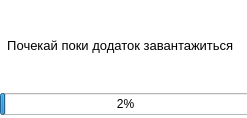
<?xml version="1.0" encoding="UTF-8"?>
<ui version="4.0">
 <class>MainWindow</class>
 <widget class="QMainWindow" name="MainWindow">
  <property name="geometry">
   <rect>
    <x>0</x>
    <y>0</y>
    <width>247</width>
    <height>118</height>
   </rect>
  </property>
  <property name="windowTitle">
   <string>Завантаження</string>
  </property>
  <property name="styleSheet">
   <string notr="true">background-color: #ffffff;
</string>
  </property>
  <widget class="QWidget" name="centralwidget">
   <widget class="QWidget" name="">
    <property name="geometry">
     <rect>
      <x>0</x>
      <y>4</y>
      <width>251</width>
      <height>111</height>
     </rect>
    </property>
    <layout class="QGridLayout" name="gridLayout">
     <item row="0" column="0">
      <widget class="QLabel" name="label">
       <property name="font">
        <font>
         <pointsize>10</pointsize>
        </font>
       </property>
       <property name="text">
        <string>  Почекай поки додаток завантажиться</string>
       </property>
      </widget>
     </item>
     <item row="1" column="0">
      <widget class="QProgressBar" name="progressBar">
       <property name="value">
        <number>2</number>
       </property>
       <property name="invertedAppearance">
        <bool>false</bool>
       </property>
      </widget>
     </item>
    </layout>
   </widget>
  </widget>
 </widget>
 <resources/>
 <connections>
  <connection>
   <sender>progressBar</sender>
   <signal>valueChanged(int)</signal>
   <receiver>progressBar</receiver>
   <slot>setValue(int)</slot>
   <hints>
    <hint type="sourcelabel">
     <x>115</x>
     <y>157</y>
    </hint>
    <hint type="destinationlabel">
     <x>224</x>
     <y>160</y>
    </hint>
   </hints>
  </connection>
 </connections>
</ui>
